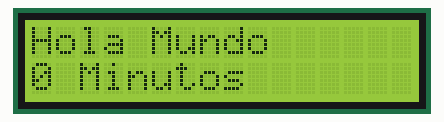
Recording of a sketch running on a simulated Arduino Uno, built with avr-gcc and run on an emulated ATmega328P. On the bench: 16×2 character LCD.

Above: at 0.1 s.
At 60.2 s:
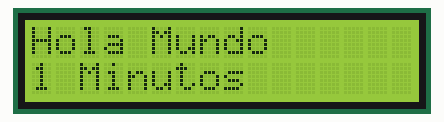
At 120.3 s:
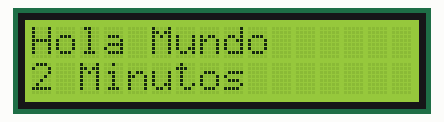

Measured:
- what the display in image 1 shows lasts 60.1 s, from 60.1 s to 120.2 s

The sketch:

colorLed.ino
```cpp
#include <LiquidCrystal.h>

//Crear el objeto LCD con los números correspondientes (rs, en, d4, d5, d6, d7)
LiquidCrystal lcd(8, 9, 4, 5, 6, 7);

void setup() {
  // Inicializar el LCD con el número de  columnas y filas del LCD
  lcd.begin(16, 2);
  // Escribimos el Mensaje en el LCD.
  lcd.print("Hola Mundo");
}

void loop() {
   // Ubicamos el cursor en la primera posición(columna:0) de la segunda línea(fila:1)
  lcd.setCursor(0, 1);
   // Escribimos el número de segundos trascurridos
  lcd.print(millis()/60000);
  lcd.print(" Minutos");
  delay(1000);
}
```
